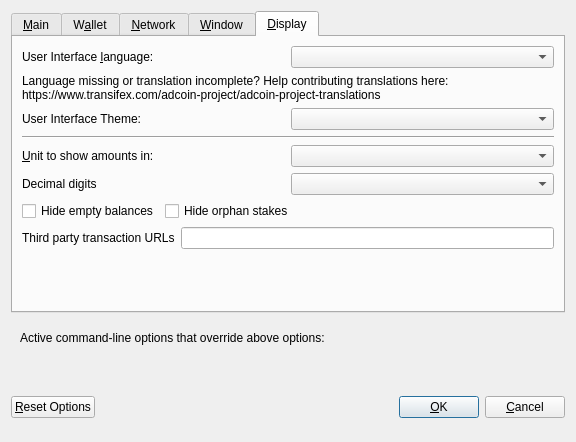
<?xml version="1.0" encoding="UTF-8"?>
<ui version="4.0">
 <class>OptionsDialog</class>
 <widget class="QDialog" name="OptionsDialog">
  <property name="geometry">
   <rect>
    <x>0</x>
    <y>0</y>
    <width>576</width>
    <height>442</height>
   </rect>
  </property>
  <property name="windowTitle">
   <string>Options</string>
  </property>
  <property name="modal">
   <bool>true</bool>
  </property>
  <layout class="QVBoxLayout" name="verticalLayout">
   <item>
    <widget class="QTabWidget" name="tabWidget">
     <property name="currentIndex">
      <number>4</number>
     </property>
     <widget class="QWidget" name="tabMain">
      <attribute name="title">
       <string>&amp;Main</string>
      </attribute>
      <layout class="QVBoxLayout" name="verticalLayout_Main">
       <item>
        <widget class="QCheckBox" name="bitcoinAtStartup">
         <property name="toolTip">
          <string>Automatically start ADCOIN after logging in to the system.</string>
         </property>
         <property name="text">
          <string>&amp;Start ADCOIN on system login</string>
         </property>
        </widget>
       </item>
       <item>
        <layout class="QHBoxLayout" name="horizontalLayout_2_Main">
         <item>
          <widget class="QLabel" name="databaseCacheLabel">
           <property name="text">
            <string>Size of &amp;database cache</string>
           </property>
           <property name="textFormat">
            <enum>Qt::PlainText</enum>
           </property>
           <property name="buddy">
            <cstring>databaseCache</cstring>
           </property>
          </widget>
         </item>
         <item>
          <widget class="QSpinBox" name="databaseCache"/>
         </item>
         <item>
          <widget class="QLabel" name="databaseCacheUnitLabel">
           <property name="text">
            <string>MB</string>
           </property>
           <property name="textFormat">
            <enum>Qt::PlainText</enum>
           </property>
          </widget>
         </item>
         <item>
          <spacer name="horizontalSpacer_2_Main">
           <property name="orientation">
            <enum>Qt::Horizontal</enum>
           </property>
           <property name="sizeHint" stdset="0">
            <size>
             <width>40</width>
             <height>20</height>
            </size>
           </property>
          </spacer>
         </item>
        </layout>
       </item>
       <item>
        <layout class="QHBoxLayout" name="horizontalLayout_3_Main">
         <item>
          <widget class="QLabel" name="threadsScriptVerifLabel">
           <property name="text">
            <string>Number of script &amp;verification threads</string>
           </property>
           <property name="textFormat">
            <enum>Qt::PlainText</enum>
           </property>
           <property name="buddy">
            <cstring>threadsScriptVerif</cstring>
           </property>
          </widget>
         </item>
         <item>
          <widget class="QSpinBox" name="threadsScriptVerif">
           <property name="toolTip">
            <string>(0 = auto, &lt;0 = leave that many cores free)</string>
           </property>
          </widget>
         </item>
         <item>
          <spacer name="horizontalSpacer_3_Main">
           <property name="orientation">
            <enum>Qt::Horizontal</enum>
           </property>
           <property name="sizeHint" stdset="0">
            <size>
             <width>40</width>
             <height>20</height>
            </size>
           </property>
          </spacer>
         </item>
        </layout>
       </item>
       <item>
        <spacer name="verticalSpacer_2">
         <property name="orientation">
          <enum>Qt::Vertical</enum>
         </property>
         <property name="sizeHint" stdset="0">
          <size>
           <width>20</width>
           <height>40</height>
          </size>
         </property>
        </spacer>
       </item>
       <item>
        <widget class="QCheckBox" name="checkBoxZeromintEnable">
         <property name="toolTip">
          <string>Enable automatic minting of ADCOIN units to zADCOIN</string>
         </property>
         <property name="layoutDirection">
          <enum>Qt::LeftToRight</enum>
         </property>
         <property name="text">
          <string>Enable zADCOIN Automint</string>
         </property>
        </widget>
       </item>
       <item>
        <layout class="QHBoxLayout" name="horizontalLayout_3">
         <item>
          <widget class="QLabel" name="percentage_label">
           <property name="toolTip">
            <string>Percentage of incoming ADCOIN which get automatically converted to zADCOIN via Zerocoin Protocol (min: 10%)</string>
           </property>
           <property name="text">
            <string>Percentage of autominted zADCOIN</string>
           </property>
          </widget>
         </item>
         <item>
          <widget class="QSpinBox" name="zeromintPercentage">
           <property name="minimum">
            <number>1</number>
           </property>
           <property name="maximum">
            <number>100</number>
           </property>
          </widget>
         </item>
        </layout>
       </item>
       <item>
        <layout class="QHBoxLayout" name="horizontalLayout" stretch="0,0">
         <property name="sizeConstraint">
          <enum>QLayout::SetFixedSize</enum>
         </property>
         <item>
          <widget class="QLabel" name="labelPreferredDenom">
           <property name="maximumSize">
            <size>
             <width>16777215</width>
             <height>16777215</height>
            </size>
           </property>
           <property name="toolTip">
            <string>Wait with automatic conversion to Zerocoin until enough ADCOIN for this denomination is available</string>
           </property>
           <property name="text">
            <string>Preferred Automint zADCOIN Denomination</string>
           </property>
          </widget>
         </item>
         <item>
          <widget class="QComboBox" name="preferredDenom">
           <property name="maximumSize">
            <size>
             <width>16777215</width>
             <height>27</height>
            </size>
           </property>
           <property name="toolTip">
            <string>Wait with automatic conversion to Zerocoin until enough ADCOIN for this denomination is available</string>
           </property>
           <property name="maxVisibleItems">
            <number>9</number>
           </property>
           <property name="maxCount">
            <number>9</number>
           </property>
          </widget>
         </item>
        </layout>
       </item>
      </layout>
     </widget>
     <widget class="QWidget" name="tabWallet">
      <attribute name="title">
       <string>W&amp;allet</string>
      </attribute>
      <layout class="QVBoxLayout" name="verticalLayout_Wallet">
       <item>
        <layout class="QHBoxLayout" name="horizontalLayout_2_Wallet">
         <item>
          <widget class="QLabel" name="labelStakeSplitThresholdText">
           <property name="text">
            <string>Stake split threshold:</string>
           </property>
          </widget>
         </item>
         <item>
          <widget class="QSpinBox" name="spinBoxStakeSplitThreshold">
           <property name="minimum">
            <number>1</number>
           </property>
           <property name="maximum">
            <number>999999</number>
           </property>
          </widget>
         </item>
        </layout>
       </item>
       <item>
        <widget class="QGroupBox" name="groupBox">
         <property name="title">
          <string>Expert</string>
         </property>
         <layout class="QVBoxLayout" name="verticalLayout_2">
          <item>
           <widget class="QCheckBox" name="coinControlFeatures">
            <property name="toolTip">
             <string>Whether to show coin control features or not.</string>
            </property>
            <property name="text">
             <string>Enable coin &amp;control features</string>
            </property>
           </widget>
          </item>
          <item>
           <widget class="QCheckBox" name="showMasternodesTab">
            <property name="toolTip">
             <string>Show additional tab listing all your masternodes in first sub-tab&lt;br/&gt;and all masternodes on the network in second sub-tab.</string>
            </property>
            <property name="text">
             <string>Show Masternodes Tab</string>
            </property>
           </widget>
          </item>
          <item>
           <widget class="QCheckBox" name="spendZeroConfChange">
            <property name="toolTip">
             <string>If you disable the spending of unconfirmed change, the change from a transaction&lt;br/&gt;cannot be used until that transaction has at least one confirmation.&lt;br/&gt;This also affects how your balance is computed.</string>
            </property>
            <property name="text">
             <string>&amp;Spend unconfirmed change</string>
            </property>
           </widget>
          </item>
         </layout>
        </widget>
       </item>
       <item>
        <spacer name="verticalSpacer_Wallet">
         <property name="orientation">
          <enum>Qt::Vertical</enum>
         </property>
         <property name="sizeHint" stdset="0">
          <size>
           <width>20</width>
           <height>40</height>
          </size>
         </property>
        </spacer>
       </item>
      </layout>
     </widget>
     <widget class="QWidget" name="tabNetwork">
      <attribute name="title">
       <string>&amp;Network</string>
      </attribute>
      <layout class="QVBoxLayout" name="verticalLayout_Network">
       <item>
        <widget class="QCheckBox" name="mapPortUpnp">
         <property name="toolTip">
          <string>Automatically open the ADCOIN client port on the router. This only works when your router supports UPnP and it is enabled.</string>
         </property>
         <property name="text">
          <string>Map port using &amp;UPnP</string>
         </property>
        </widget>
       </item>
       <item>
        <widget class="QCheckBox" name="allowIncoming">
         <property name="toolTip">
          <string>Accept connections from outside</string>
         </property>
         <property name="text">
          <string>Allow incoming connections</string>
         </property>
        </widget>
       </item>
       <item>
        <widget class="QCheckBox" name="connectSocks">
         <property name="toolTip">
          <string>Connect to the ADCOIN network through a SOCKS5 proxy.</string>
         </property>
         <property name="text">
          <string>&amp;Connect through SOCKS5 proxy (default proxy):</string>
         </property>
        </widget>
       </item>
       <item>
        <layout class="QHBoxLayout" name="horizontalLayout_1_Network">
         <item>
          <widget class="QLabel" name="proxyIpLabel">
           <property name="text">
            <string>Proxy &amp;IP:</string>
           </property>
           <property name="textFormat">
            <enum>Qt::PlainText</enum>
           </property>
           <property name="buddy">
            <cstring>proxyIp</cstring>
           </property>
          </widget>
         </item>
         <item>
          <widget class="QValidatedLineEdit" name="proxyIp">
           <property name="minimumSize">
            <size>
             <width>140</width>
             <height>0</height>
            </size>
           </property>
           <property name="maximumSize">
            <size>
             <width>140</width>
             <height>16777215</height>
            </size>
           </property>
           <property name="toolTip">
            <string>IP address of the proxy (e.g. IPv4: 127.0.0.1 / IPv6: ::1)</string>
           </property>
          </widget>
         </item>
         <item>
          <widget class="QLabel" name="proxyPortLabel">
           <property name="text">
            <string>&amp;Port:</string>
           </property>
           <property name="textFormat">
            <enum>Qt::PlainText</enum>
           </property>
           <property name="buddy">
            <cstring>proxyPort</cstring>
           </property>
          </widget>
         </item>
         <item>
          <widget class="QLineEdit" name="proxyPort">
           <property name="minimumSize">
            <size>
             <width>55</width>
             <height>0</height>
            </size>
           </property>
           <property name="maximumSize">
            <size>
             <width>55</width>
             <height>16777215</height>
            </size>
           </property>
           <property name="toolTip">
            <string>Port of the proxy (e.g. 9050)</string>
           </property>
          </widget>
         </item>
         <item>
          <spacer name="horizontalSpacer_1_Network">
           <property name="orientation">
            <enum>Qt::Horizontal</enum>
           </property>
           <property name="sizeHint" stdset="0">
            <size>
             <width>40</width>
             <height>20</height>
            </size>
           </property>
          </spacer>
         </item>
        </layout>
       </item>
       <item>
        <spacer name="verticalSpacer_Network">
         <property name="orientation">
          <enum>Qt::Vertical</enum>
         </property>
         <property name="sizeHint" stdset="0">
          <size>
           <width>20</width>
           <height>40</height>
          </size>
         </property>
        </spacer>
       </item>
      </layout>
     </widget>
     <widget class="QWidget" name="tabWindow">
      <attribute name="title">
       <string>&amp;Window</string>
      </attribute>
      <layout class="QVBoxLayout" name="verticalLayout_Window">
       <item>
        <widget class="QCheckBox" name="minimizeToTray">
         <property name="toolTip">
          <string>Show only a tray icon after minimizing the window.</string>
         </property>
         <property name="text">
          <string>&amp;Minimize to the tray instead of the taskbar</string>
         </property>
        </widget>
       </item>
       <item>
        <widget class="QCheckBox" name="minimizeOnClose">
         <property name="toolTip">
          <string>Minimize instead of exit the application when the window is closed. When this option is enabled, the application will be closed only after selecting Quit in the menu.</string>
         </property>
         <property name="text">
          <string>M&amp;inimize on close</string>
         </property>
        </widget>
       </item>
       <item>
        <spacer name="verticalSpacer_Window">
         <property name="orientation">
          <enum>Qt::Vertical</enum>
         </property>
         <property name="sizeHint" stdset="0">
          <size>
           <width>20</width>
           <height>40</height>
          </size>
         </property>
        </spacer>
       </item>
      </layout>
     </widget>
     <widget class="QWidget" name="tabDisplay">
      <attribute name="title">
       <string>&amp;Display</string>
      </attribute>
      <layout class="QVBoxLayout" name="verticalLayout_Display">
       <item>
        <layout class="QHBoxLayout" name="horizontalLayout_1_Display">
         <item>
          <widget class="QLabel" name="langLabel">
           <property name="text">
            <string>User Interface &amp;language:</string>
           </property>
           <property name="textFormat">
            <enum>Qt::PlainText</enum>
           </property>
           <property name="buddy">
            <cstring>lang</cstring>
           </property>
          </widget>
         </item>
         <item>
          <widget class="QValueComboBox" name="lang">
           <property name="toolTip">
            <string>The user interface language can be set here. This setting will take effect after restarting ADCOIN.</string>
           </property>
          </widget>
         </item>
        </layout>
       </item>
       <item>
        <widget class="QLabel" name="label_3">
         <property name="toolTip">
          <string notr="true"/>
         </property>
         <property name="statusTip">
          <string notr="true"/>
         </property>
         <property name="whatsThis">
          <string notr="true"/>
         </property>
         <property name="accessibleName">
          <string notr="true"/>
         </property>
         <property name="text">
          <string>Language missing or translation incomplete? Help contributing translations here:
https://www.transifex.com/adcoin-project/adcoin-project-translations</string>
         </property>
         <property name="wordWrap">
          <bool>true</bool>
         </property>
         <property name="openExternalLinks">
          <bool>true</bool>
         </property>
         <property name="textInteractionFlags">
          <set>Qt::TextBrowserInteraction</set>
         </property>
        </widget>
       </item>
       <item>
        <layout class="QHBoxLayout" name="horizontalLayout_2_Display" stretch="0,0">
         <item>
          <widget class="QLabel" name="themeLabel">
           <property name="text">
            <string>User Interface Theme:</string>
           </property>
          </widget>
         </item>
         <item>
          <widget class="QValueComboBox" name="theme"/>
         </item>
        </layout>
       </item>
       <item>
        <widget class="Line" name="line">
         <property name="orientation">
          <enum>Qt::Horizontal</enum>
         </property>
        </widget>
       </item>
       <item>
        <layout class="QHBoxLayout" name="horizontalLayout_3_Display">
         <item>
          <widget class="QLabel" name="unitLabel">
           <property name="text">
            <string>&amp;Unit to show amounts in:</string>
           </property>
           <property name="textFormat">
            <enum>Qt::PlainText</enum>
           </property>
           <property name="buddy">
            <cstring>unit</cstring>
           </property>
          </widget>
         </item>
         <item>
          <widget class="QValueComboBox" name="unit">
           <property name="toolTip">
            <string>Choose the default subdivision unit to show in the interface and when sending coins.</string>
           </property>
          </widget>
         </item>
        </layout>
       </item>
       <item>
        <layout class="QHBoxLayout" name="horizontalLayout_4_Display">
         <item>
          <widget class="QLabel" name="digitsLabel">
           <property name="text">
            <string>Decimal digits</string>
           </property>
          </widget>
         </item>
         <item>
          <widget class="QValueComboBox" name="digits"/>
         </item>
        </layout>
       </item>
       <item>
        <layout class="QHBoxLayout" name="horizontalLayout_5_Display">
         <item>
          <widget class="QCheckBox" name="checkBoxHideZeroBalances">
           <property name="toolTip">
            <string>Hide empty balances</string>
           </property>
           <property name="layoutDirection">
            <enum>Qt::LeftToRight</enum>
           </property>
           <property name="text">
            <string>Hide empty balances</string>
           </property>
          </widget>
         </item>
         <item>
          <widget class="QCheckBox" name="checkBoxHideOrphans">
           <property name="toolTip">
            <string>Hide orphan stakes in transaction lists</string>
           </property>
           <property name="text">
            <string>Hide orphan stakes</string>
           </property>
          </widget>
         </item>
         <item>
          <spacer name="horizontalSpacer">
           <property name="orientation">
            <enum>Qt::Horizontal</enum>
           </property>
           <property name="sizeHint" stdset="0">
            <size>
             <width>40</width>
             <height>20</height>
            </size>
           </property>
          </spacer>
         </item>
        </layout>
       </item>
       <item>
        <layout class="QHBoxLayout" name="horizontalLayout_6_Display">
         <item>
          <widget class="QLabel" name="thirdPartyTxUrlsLabel">
           <property name="toolTip">
            <string>Third party URLs (e.g. a block explorer) that appear in the transactions tab as context menu items. %s in the URL is replaced by transaction hash. Multiple URLs are separated by vertical bar |.</string>
           </property>
           <property name="text">
            <string>Third party transaction URLs</string>
           </property>
           <property name="buddy">
            <cstring>thirdPartyTxUrls</cstring>
           </property>
          </widget>
         </item>
         <item>
          <widget class="QLineEdit" name="thirdPartyTxUrls">
           <property name="toolTip">
            <string>Third party URLs (e.g. a block explorer) that appear in the transactions tab as context menu items. %s in the URL is replaced by transaction hash. Multiple URLs are separated by vertical bar |.</string>
           </property>
          </widget>
         </item>
        </layout>
       </item>
       <item>
        <spacer name="verticalSpacer">
         <property name="orientation">
          <enum>Qt::Vertical</enum>
         </property>
         <property name="sizeHint" stdset="0">
          <size>
           <width>20</width>
           <height>40</height>
          </size>
         </property>
        </spacer>
       </item>
      </layout>
     </widget>
    </widget>
   </item>
   <item>
    <widget class="QFrame" name="frame">
     <layout class="QVBoxLayout" name="verticalLayout_Bottom">
      <item>
       <layout class="QHBoxLayout" name="horizontalLayout_Bottom">
        <item>
         <widget class="QLabel" name="overriddenByCommandLineInfoLabel">
          <property name="text">
           <string>Active command-line options that override above options:</string>
          </property>
          <property name="textFormat">
           <enum>Qt::PlainText</enum>
          </property>
         </widget>
        </item>
        <item>
         <spacer name="horizontalSpacer_Bottom">
          <property name="orientation">
           <enum>Qt::Horizontal</enum>
          </property>
          <property name="sizeHint" stdset="0">
           <size>
            <width>40</width>
            <height>20</height>
           </size>
          </property>
         </spacer>
        </item>
       </layout>
      </item>
      <item>
       <widget class="QLabel" name="overriddenByCommandLineLabel">
        <property name="text">
         <string/>
        </property>
        <property name="textFormat">
         <enum>Qt::PlainText</enum>
        </property>
        <property name="wordWrap">
         <bool>true</bool>
        </property>
       </widget>
      </item>
     </layout>
    </widget>
   </item>
   <item>
    <layout class="QHBoxLayout" name="horizontalLayout_Buttons">
     <item>
      <widget class="QPushButton" name="resetButton">
       <property name="toolTip">
        <string>Reset all client options to default.</string>
       </property>
       <property name="text">
        <string>&amp;Reset Options</string>
       </property>
       <property name="autoDefault">
        <bool>false</bool>
       </property>
      </widget>
     </item>
     <item>
      <spacer name="horizontalSpacer_1">
       <property name="orientation">
        <enum>Qt::Horizontal</enum>
       </property>
       <property name="sizeHint" stdset="0">
        <size>
         <width>40</width>
         <height>48</height>
        </size>
       </property>
      </spacer>
     </item>
     <item>
      <widget class="QLabel" name="statusLabel">
       <property name="minimumSize">
        <size>
         <width>200</width>
         <height>0</height>
        </size>
       </property>
       <property name="font">
        <font>
         <weight>75</weight>
         <bold>true</bold>
        </font>
       </property>
       <property name="text">
        <string/>
       </property>
       <property name="textFormat">
        <enum>Qt::PlainText</enum>
       </property>
       <property name="wordWrap">
        <bool>true</bool>
       </property>
      </widget>
     </item>
     <item>
      <spacer name="horizontalSpacer_2">
       <property name="orientation">
        <enum>Qt::Horizontal</enum>
       </property>
       <property name="sizeHint" stdset="0">
        <size>
         <width>40</width>
         <height>48</height>
        </size>
       </property>
      </spacer>
     </item>
     <item>
      <widget class="QPushButton" name="okButton">
       <property name="text">
        <string>&amp;OK</string>
       </property>
       <property name="autoDefault">
        <bool>false</bool>
       </property>
       <property name="default">
        <bool>true</bool>
       </property>
      </widget>
     </item>
     <item>
      <widget class="QPushButton" name="cancelButton">
       <property name="text">
        <string>&amp;Cancel</string>
       </property>
       <property name="autoDefault">
        <bool>false</bool>
       </property>
      </widget>
     </item>
    </layout>
   </item>
  </layout>
 </widget>
 <customwidgets>
  <customwidget>
   <class>QValidatedLineEdit</class>
   <extends>QLineEdit</extends>
   <header>qvalidatedlineedit.h</header>
  </customwidget>
  <customwidget>
   <class>QValueComboBox</class>
   <extends>QComboBox</extends>
   <header>qvaluecombobox.h</header>
  </customwidget>
 </customwidgets>
 <resources/>
 <connections/>
</ui>
